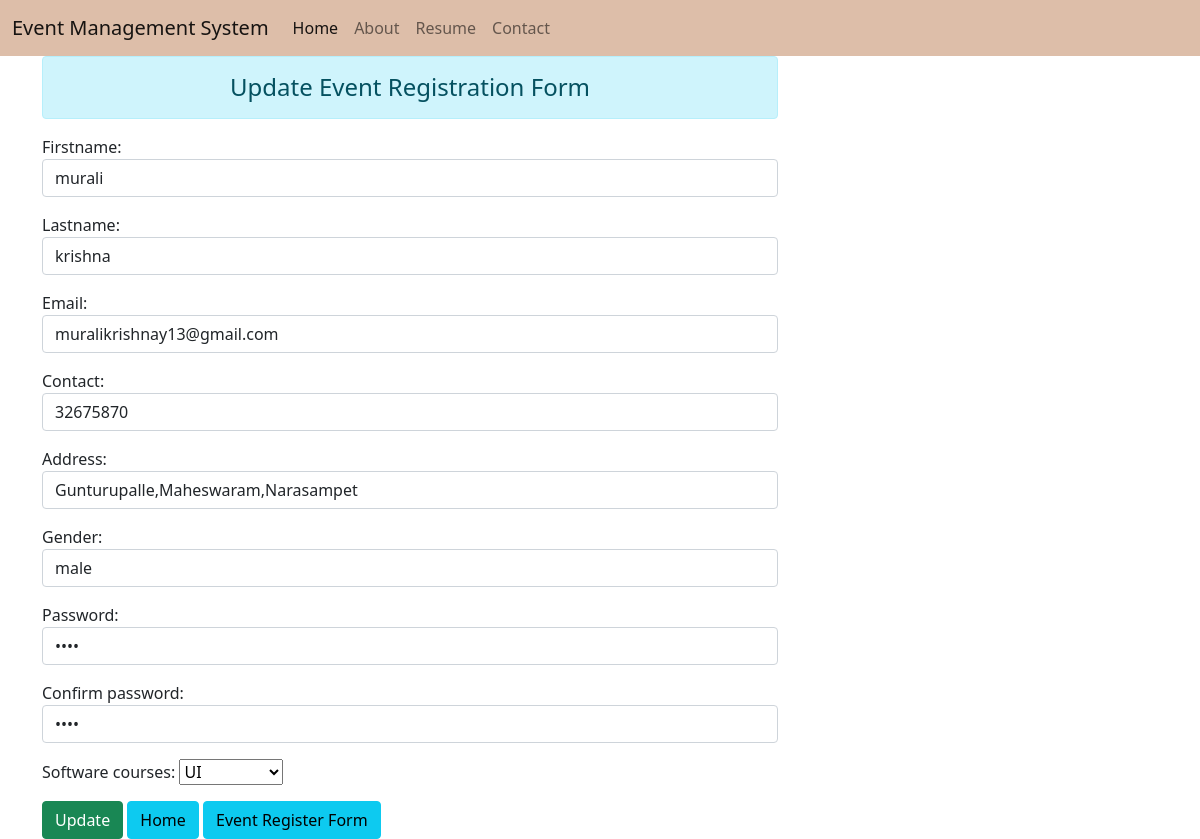
/6/, run on the app's committed database.
### eventapp/models.py (models this page shows)
class registermodel(models.Model):
    Firstname = models.CharField(max_length=50)
    Lastname = models.CharField(max_length=50)
    Email = models.EmailField(max_length=50)
    Contact= models.IntegerField()
    Address=models.CharField(max_length=50)
    Gender=models.CharField(max_length=50)
    Password=models.CharField(max_length=50)
    Confirm_password=models.CharField(max_length=50)
    soft_courses=(
        ('Python','Python'),
        ('Java','Java'),
        ('.Net','.Net'),('Aws','Aws'),
        ('Datascince','Datascince'),
        ('UI','UI'),
        ('Mysql','Mysql'),
        ('selenium','selenium')
    )
    Software_courses = models.CharField(choices=soft_courses,max_length=50)

### eventapp/views.py (the view)
# urls.py: path('<int:id>/',views.update_data,name='updatedata'),
def update_data(request,id):
    if request.method == "POST":
        pi=registermodel.objects.get(pk=id)
        fm=registerform(request.POST,instance=pi)
        if fm.is_valid():
            fm.save()
            messages.success(request, 'You have update successfully')
    else:
        pi=registermodel.objects.get(pk=id)
        fm=registerform(instance=pi)
    return render(request,'updateonline.html', {'form': fm})

### eventapp/forms.py
class registerform(forms.ModelForm):
    class Meta:
        model = registermodel
        fields = '__all__'
        widgets={
            'Firstname':forms.TextInput(attrs={'class':'form-control'}),
            'Lastname': forms.TextInput(attrs={'class': 'form-control'}),
            'Email': forms.EmailInput(attrs={'class': 'form-control'}),
            'Contact': forms.NumberInput(attrs={'class': 'form-control'}),
            'Address': forms.TextInput(attrs={'class': 'form-control'}),
            'Gender': forms.TextInput(attrs={'class': 'form-control'}),
            'Password': forms.PasswordInput(render_value=True,attrs={'class': 'form-control'}),
            'Confirm_password': forms.PasswordInput(render_value=True,attrs={'class': 'form-control'}),
        }

### templates/updateonline.html (shortened to what this page needs)
<!DOCTYPE html>
{% extends 'base.html' %}
{% load static %}
{% block content %}
<html lang="en">
<head>
    <link href="https://cdn.jsdelivr.net/npm/bootstrap@5.0.2/dist/css/bootstrap.min.css" rel="stylesheet">
</head>
<body>
<div class="container">
  <div class="row ">
    <div class="col-sm-8 align="center">
        <h4 class="text-center alert alert-info"> Update Event Registration Form </h4>
             <form action="" method="POST">
                    <table>
                      {{form.as_p}}
                    </table>
                 <input type="submit" class="btn btn-success" value="Update">
                 <a href="{% url 'home'%}" class="btn btn-info">Home</a>
                 <a href="{% url 'register'%}" class="btn btn-info">Event Register Form</a>
             </form>
    </div>
   </div>
</div>
</body>
</html>
{% endblock %}

### data on the page
registermodel: Firstname "murali", Lastname "krishna", Email "muralikrishnay13@gmail.com", Contact "32675870", Address "Gunturupalle,Maheswaram,Narasampet", Gender "male", Software_courses "UI"
